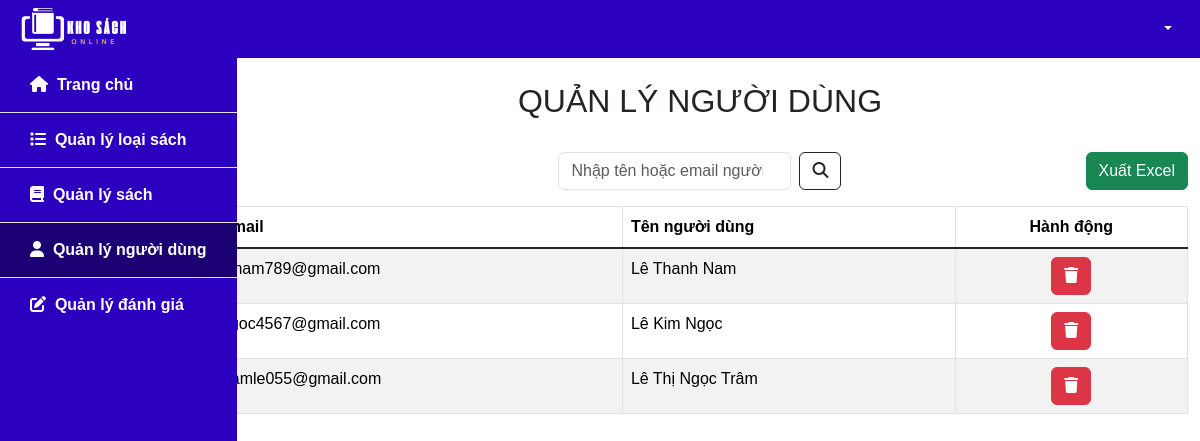
The page /manage_user.php on the database as committed earlier.
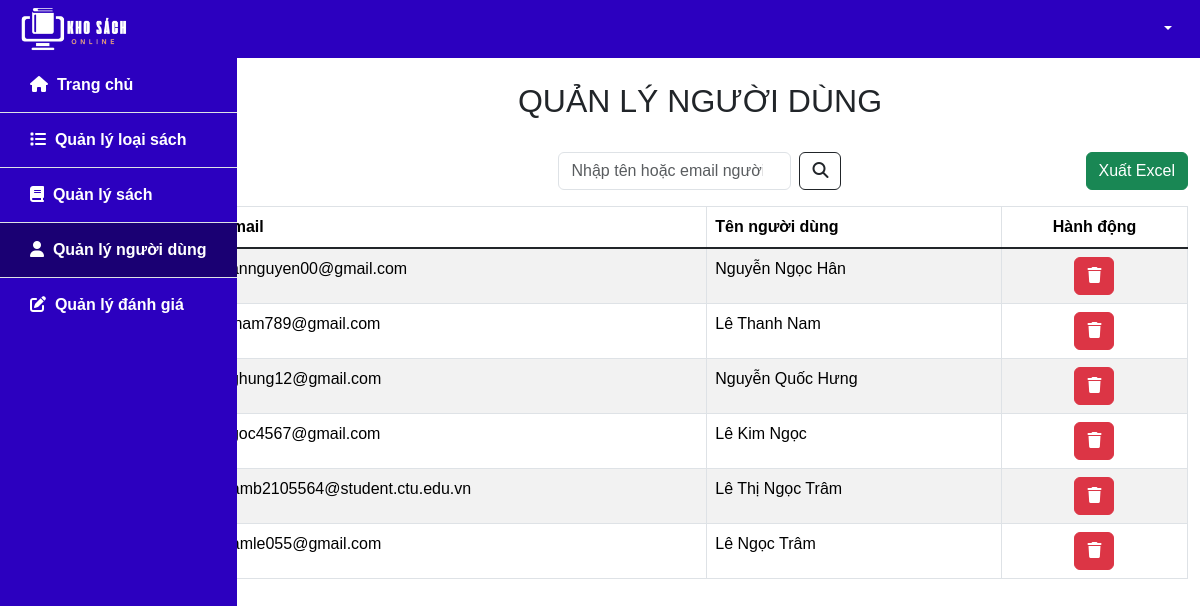
The same page on the database as committed later.
### tables this page shows
CREATE TABLE `user` (
  `email` varchar(100) NOT NULL,
  `fullname` varchar(50) NOT NULL,
  `password` varchar(100) NOT NULL,
  `role` varchar(10) NOT NULL
);

### src/functions.php (called while the page is built, shortened)
<?php
function html_escape(string|null $text): string
{
    return htmlspecialchars($text ?? '', ENT_QUOTES, 'UTF-8', false);
}

### public/manage_user.php (the view, shortened to what this page needs)
<?php
require_once __DIR__ . '/../src/connect.php';
if ($_SERVER['REQUEST_METHOD'] === 'GET' && isset($_GET['keyword'])) {
    $keyword = $_GET['keyword'];
    $sql = "SELECT email, fullname, role FROM user
            WHERE email LIKE concat('%', ? '%')
            OR fullname LIKE concat('%', ? '%')";
    $stmt = $pdo->prepare($sql);
    $stmt->execute([$keyword, $keyword]);
} else {
    $sql = "SELECT email, fullname, role FROM user";
    $stmt = $pdo->prepare($sql);
    $stmt->execute();
}
$rows = $stmt->fetchAll(PDO::FETCH_ASSOC);
include_once __DIR__. '/../src/partials/header_ad.php'
?>
<div class="container-fluid flex-grow-1">
    <div class="row">
        <div class="col-2">
            <?php include_once __DIR__. '/../src/partials/slidebar_ad.php' ?>
        </div>
        <div class="col-10">
            <div class="row justify-content-center m-4">
                <h2 class="text-center">QUẢN LÝ NGƯỜI DÙNG</h2>
            </div>
            <div class="row mb-3">
                <div class="col">
                </div>
                <div class="col d-flex justify-content-center ">
                    <form class="d-flex" role="search" method="GET">
                        <input class="form-control me-2" type="search" placeholder="Nhập tên hoặc email người dùng"
                            aria-label="Search" name="keyword"
                            value="<?= isset($_GET['keyword']) ? html_escape($_GET['keyword']) : '' ?>">
                        <button class="btn btn-outline-dark" type="submit"><i
                                class="fa-solid fa-magnifying-glass"></i></button>
                    </form>
                </div>
                <div class="col d-flex justify-content-end">
                    <form method="post">
                        <button class="btn btn-success" type="submit" name="export">
                            Xuất Excel
                        </button>
                    </form>
                </div>
            </div>
            <div class="row my-3">
                <div class="col">
                    <table class="table table-bordered table-striped">
                        <thead>
                            <tr>
                                <th class="align-content-start">Email</th>
                                <th class="align-content-start">Tên người dùng</th>
                                <th class="text-center align-content-start">Hành động</th>
                            </tr>
                        </thead>
                        <tbody class="table-group-divider">
                            <?php foreach ($rows as $row) : ?>
                            <?php if ($row['role'] == "admin") continue?>
                            <tr>
                                <td><?= html_escape($row['email']) ?></td>
                                <td><?= html_escape($row['fullname']) ?></td>
                                <td>
                                    <div class="d-flex justify-content-center">
                                        <form class="form-inline mx-1" action="/delete_user.php" method="POST">
                                            <button id="delete-user-btn" type="button"
                                                class="btn btn-xs btn-danger  delete-user-btn" data-toggle="modal"
                                                name="delete-user" data-target="#delete-confirm">
                                                <i class="fa-solid fa-trash"></i>
                                            </button>
                                        </form>
                                    </div>
                                </td>
                            </tr>
                            <?php endforeach ?>
                        </tbody>
                    </table>
                </div>
            </div>
        </div>
    </div>
</div>
<?php
include_once __DIR__. '/../src/partials/footer_ad.php'
?>

Rows that differ between the two databases and show on the page:
added user: email "hannguyen00@gmail.com", fullname "Nguyễn Ngọc Hân"
added user: email "nghung12@gmail.com", fullname "Nguyễn Quốc Hưng"
added user: email "tramb2105564@student.ctu.edu.vn", fullname "Lê Thị Ngọc Trâm"
changed user "tramle055@gmail.com": fullname "Lê Thị Ngọc Trâm" → "Lê Ngọc Trâm"
